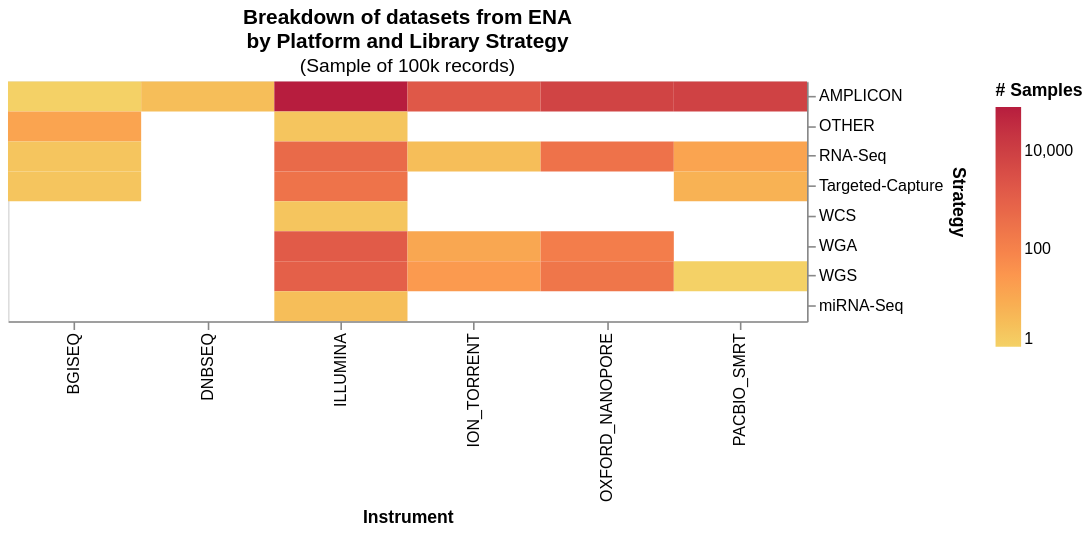

Source (notebook cell):
### Code cell
back = alt.Chart(heatmap_2d).mark_rect(opacity=1).encode(
    x=alt.X(
        "instrument_platform:N",
        title="Instrument"
    ),
    y=alt.Y(
        "library_strategy:N",
        title="Strategy",
        axis=alt.Axis(orient='right')
    ),
    color=alt.Color(
        "run_accession:Q",
        title="# Samples",
        scale=alt.Scale(
            scheme="goldred",
            type="log"
        ),
    ),
    tooltip=[
        alt.Tooltip("instrument_platform:N", title="Machine"),
        alt.Tooltip("run_accession:Q", title="Number of runs"),
        alt.Tooltip("library_strategy:N", title="Protocol")
    ]
).properties(
    width=500,
    height=150,
    title={
        "text": ["Breakdown of datasets from ENA",
                 "by Platform and Library Strategy"],
        "subtitle": "(Sample of 100k records)"
    }
)

back

### Figure 1 — Vega-Lite specification as saved in the notebook (floating-point values rounded to 4 significant figures)
{"config": {"view": {"continuousWidth": 300, "continuousHeight": 300}}, "data": {"name": "data-0c1367e49a7528048fe172df9ad3d2ce"}, "mark": {"type": "rect", "opacity": 1}, "encoding": {"color": {"field": "run_accession", "scale": {"scheme": "goldred", "type": "log"}, "title": "# Samples", "type": "quantitative"}, "tooltip": [{"field": "instrument_platform", "title": "Machine", "type": "nominal"}, {"field": "run_accession", "title": "Number of runs", "type": "quantitative"}, {"field": "library_strategy", "title": "Protocol", "type": "nominal"}], "x": {"field": "instrument_platform", "title": "Instrument", "type": "nominal"}, "y": {"axis": {"orient": "right"}, "field": "library_strategy", "title": "Strategy", "type": "nominal"}}, "height": 150, "title": {"text": ["Breakdown of datasets from ENA", "by Platform and Library Strategy"], "subtitle": "(Sample of 100k records)"}, "width": 500, "$schema": "https://vega.github.io/schema/vega-lite/v6.1.0.json", "datasets": {"data-0c1367e49a7528048fe172df9ad3d2ce": [{"instrument_platform": "BGISEQ", "library_strategy": "AMPLICON", "run_accession": 1}, {"instrument_platform": "BGISEQ", "library_strategy": "OTHER", "run_accession": 13}, {"instrument_platform": "BGISEQ", "library_strategy": "RNA-Seq", "run_accession": 2}, {"instrument_platform": "BGISEQ", "library_strategy": "Targeted-Capture", "run_accession": 2}, {"instrument_platform": "DNBSEQ", "library_strategy": "AMPLICON", "run_accession": 3}, {"instrument_platform": "ILLUMINA", "library_strategy": "AMPLICON", "run_accession": 78262}, {"instrument_platform": "ILLUMINA", "library_strategy": "OTHER", "run_accession": 2}, {"instrument_platform": "ILLUMINA", "library_strategy": "RNA-Seq", "run_accession": 524}, {"instrument_platform": "ILLUMINA", "library_strategy": "Targeted-Capture", "run_accession": 272}, {"instrument_platform": "ILLUMINA", "library_strategy": "WCS", "run_accession": 2}, {"instrument_platform": "ILLUMINA", "library_strategy": "WGA", "run_accession": 1389}, {"instrument_platform": "ILLUMINA", "library_strategy": "WGS", "run_accession": 977}, {"instrument_platform": "ILLUMINA", "library_strategy": "miRNA-Seq", "run_accession": 3}, {"instrument_platform": "ION_TORRENT", "library_strategy": "AMPLICON", "run_accession": 1752}, {"instrument_platform": "ION_TORRENT", "library_strategy": "RNA-Seq", "run_accession": 3}, {"instrument_platform": "ION_TORRENT", "library_strategy": "WGA", "run_accession": 11}, {"instrument_platform": "ION_TORRENT", "library_strategy": "WGS", "run_accession": 24}, {"instrument_platform": "OXFORD_NANOPORE", "library_strategy": "AMPLICON", "run_accession": 7305}, {"instrument_platform": "OXFORD_NANOPORE", "library_strategy": "RNA-Seq", "run_accession": 292}, {"instrument_platform": "OXFORD_NANOPORE", "library_strategy": "WGA", "run_accession": 134}, {"instrument_platform": "OXFORD_NANOPORE", "library_strategy": "WGS", "run_accession": 227}, {"instrument_platform": "PACBIO_SMRT", "library_strategy": "AMPLICON", "run_accession": 8379}, {"instrument_platform": "PACBIO_SMRT", "library_strategy": "RNA-Seq", "run_accession": 13}, {"instrument_platform": "PACBIO_SMRT", "library_strategy": "Targeted-Capture", "run_accession": 6}, {"instrument_platform": "PACBIO_SMRT", "library_strategy": "WGS", "run_accession": 1}]}}
